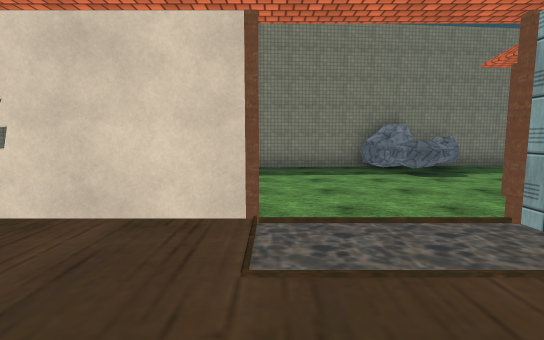
view 1 (above)

24 first-person views from a walk through a scene from a Unity 3-D project. The camera is 1.5 m above the floor, tilts 6° down and sees 85° across. The floor is counted in squares, 2 m on a side. Each view is taken from the middle of a square. On the plan, view 1 faces up. The plan holds only what a view shows up to about 10 squares ahead; the rest is blank. The place goes on beyond the plan. The player is left out. Some animated figures are not drawn. Door leaves are left out, so doorways stand open. Some surface patterns are stand-ins.

view 2
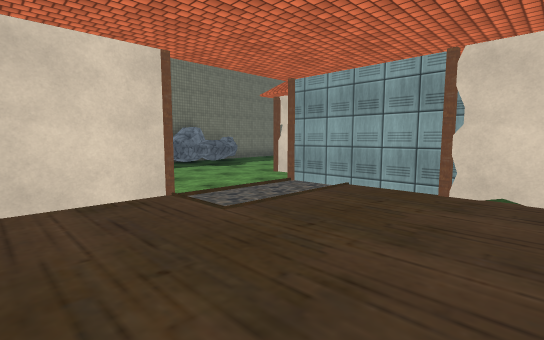

view 3
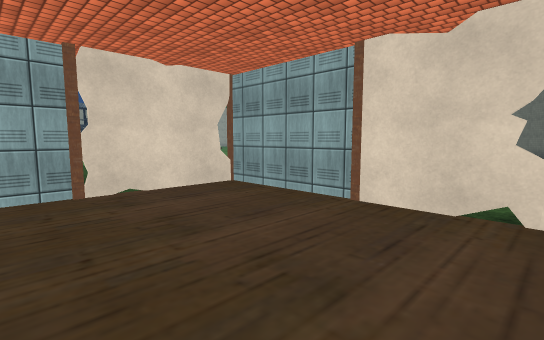

view 4
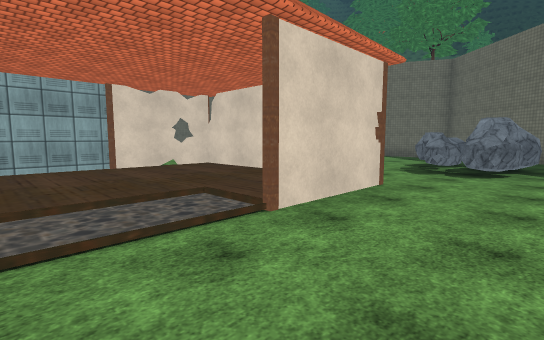

view 5
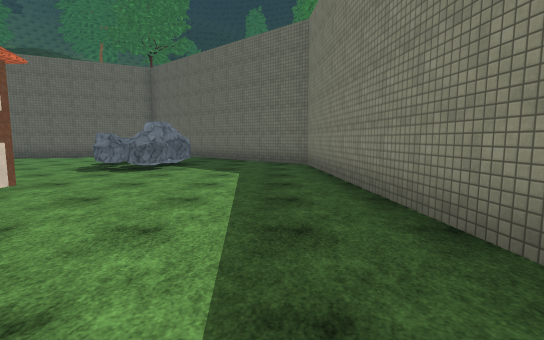

view 6
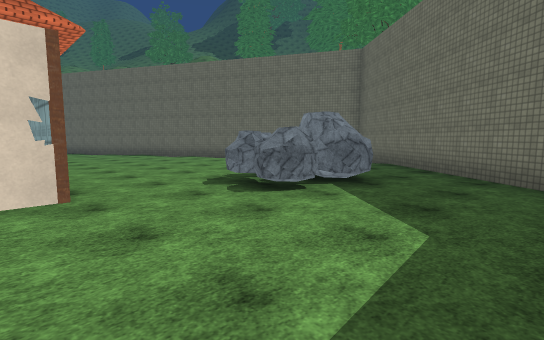

view 7
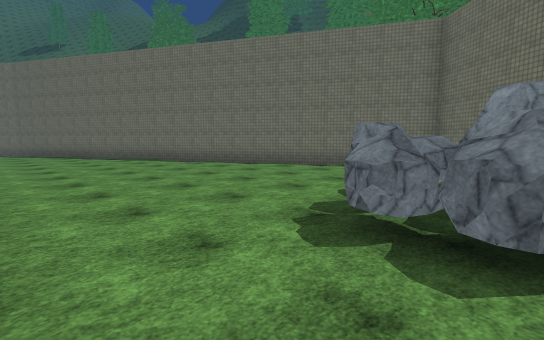

view 8
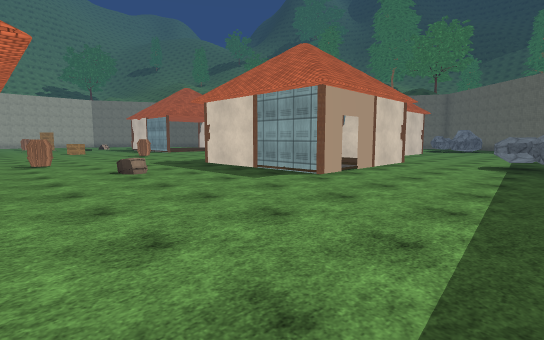

view 9
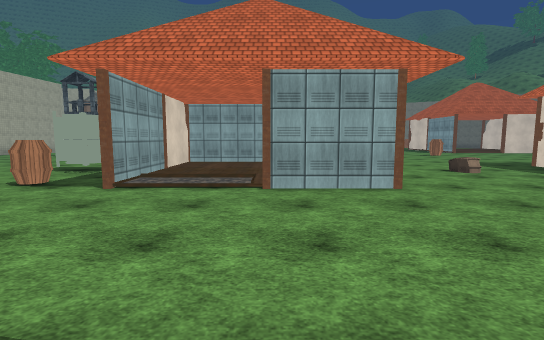

view 10
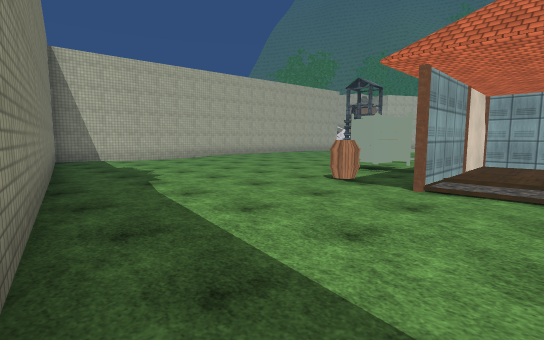

view 11
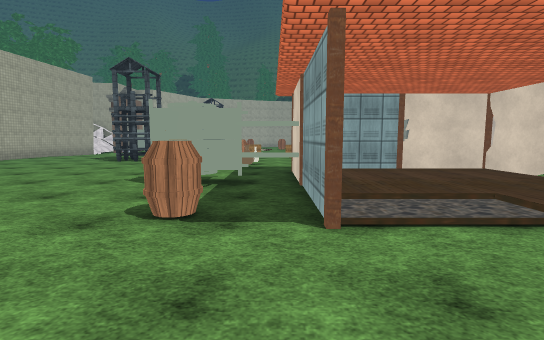

view 12
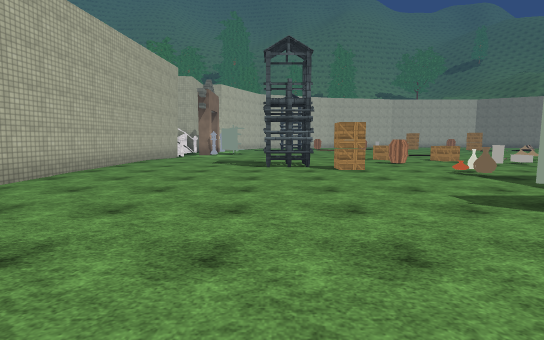

view 13
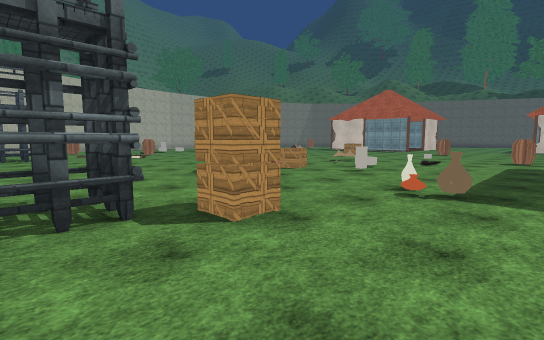

view 14
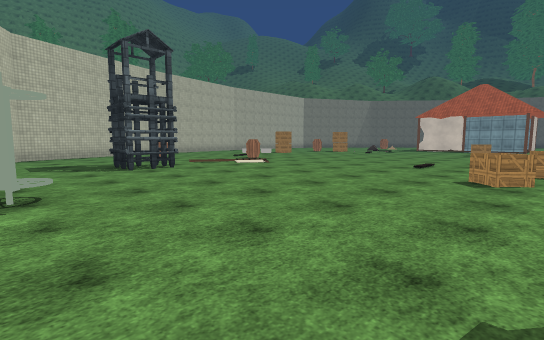

view 15
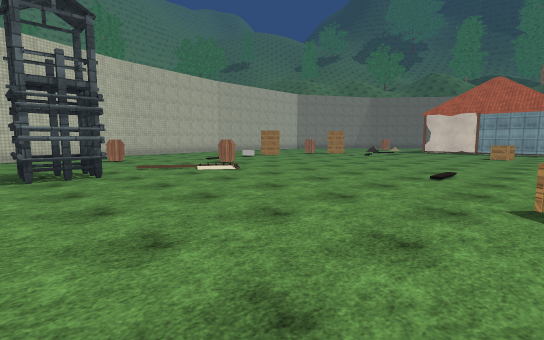

view 16
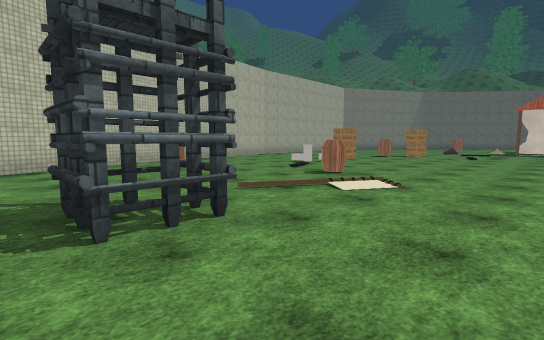

view 17
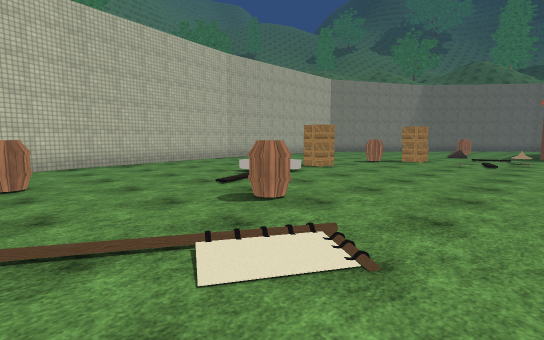

view 18
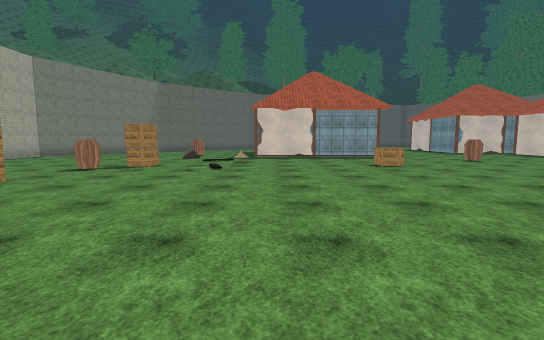

view 19
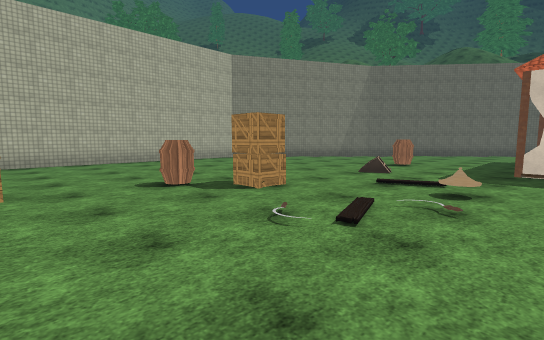

view 20
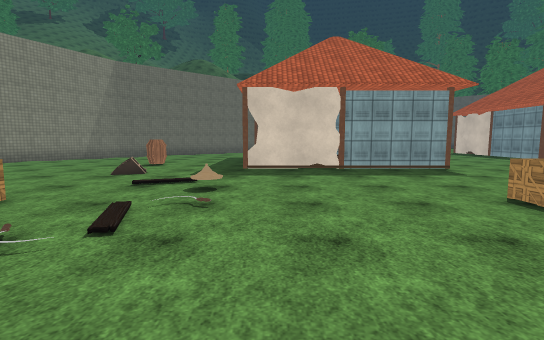

view 21
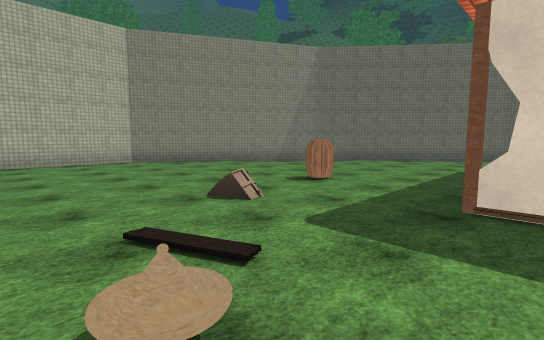

view 22
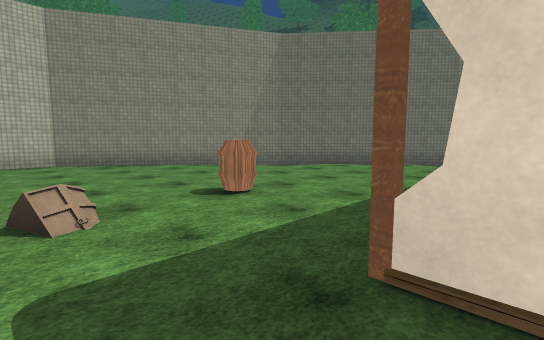

view 23
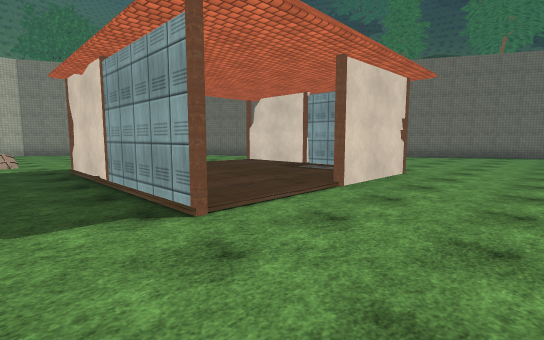

view 24
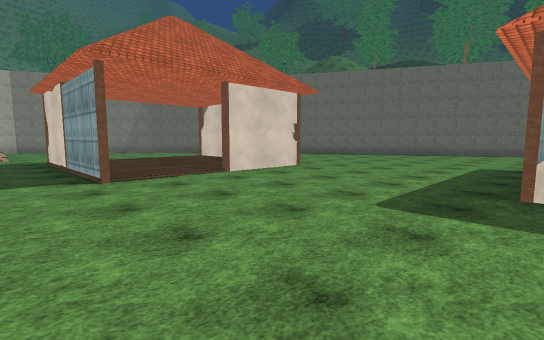

### Floor plan
Key: @ floor where view 1 was taken; # wall or solid block; . main floor; : floor 0.25 m higher than the main floor; / step, stairs or slope; D open door; = window, fence, low wall or low ledge; R rock; B barrel; A box; T tower.
Columns run from 12 left of view 1 to 28 right of it. Each row starts with its distance up from view 1.
  9         #######RRR##
  8     #####......RRR........ .. #####
  7    ##..........RR.................#####
  6    #....................................#
  5   ##....................................
  4  ##..RRR.......###DD#.... ##...........
  3 ##.  RRR.###..##::  #....#::::#B......
  2 #/    R..#::::#     #....#::::#.......
  1     .....#::::#     #..=.#::::##.......
  0   .......#::@:###   #....#::::#.........
 -1  #.......#::::#.  .......######.........#
 -2  #/......#=####.........B......#........#
 -3  ##...........................=..A......#
 -4    ..........................#...ATT....#
 -5     ................B..........B..TT....#
 -6      ........................A..........#
 -7       .........................A......
 -8        .....###:::#...................
 -9         ..  #:::::#...A...............
-10             #:::::#..................#
-11             #:::: #..................#
-12             #:::: #..................
-13              .......///...........T..
-14           ........../../.........TT..
-15         #//.....B..=.........B.......
-16         ## ...........A..............
-17           #/..........BB.A..#........
-18           ##/...................B....
-19            ##/.....................##
-20             ###.................####
-21               ###......... .#####
-22                 #############

Where each view was taken, in squares from view 1:
view 1: 0 up, 0 right, facing up
view 2: 1 down, 2 left, facing up-right
view 3: 1 up, 2 left, facing down-right
view 4: 5 up, 2 right, facing down-left
view 5: 7 up, 2 right, facing left
view 6: 7 up, 2 left, facing down-left
view 7: 4 up, 3 left, facing down-left
view 8: 8 up, 13 right, facing down-left
view 9: 8 up, 15 right, facing down
view 10: 8 up, 16 right, facing down-right
view 11: 6 up, 18 right, facing down
view 12: 4 up, 23 right, facing down
view 13: 1 down, 23 right, facing down-left
view 14: 6 down, 25 right, facing down-left
view 15: 7 down, 23 right, facing down-left
view 16: 11 down, 23 right, facing down-left
view 17: 12 down, 20 right, facing down-left
view 18: 12 down, 18 right, facing left
view 19: 12 down, 13 right, facing down-left
view 20: 12 down, 13 right, facing left
view 21: 12 down, 9 right, facing down-left
view 22: 12 down, 7 right, facing down-left
view 23: 5 down, 7 right, facing down-left
view 24: 2 down, 7 right, facing down-left
